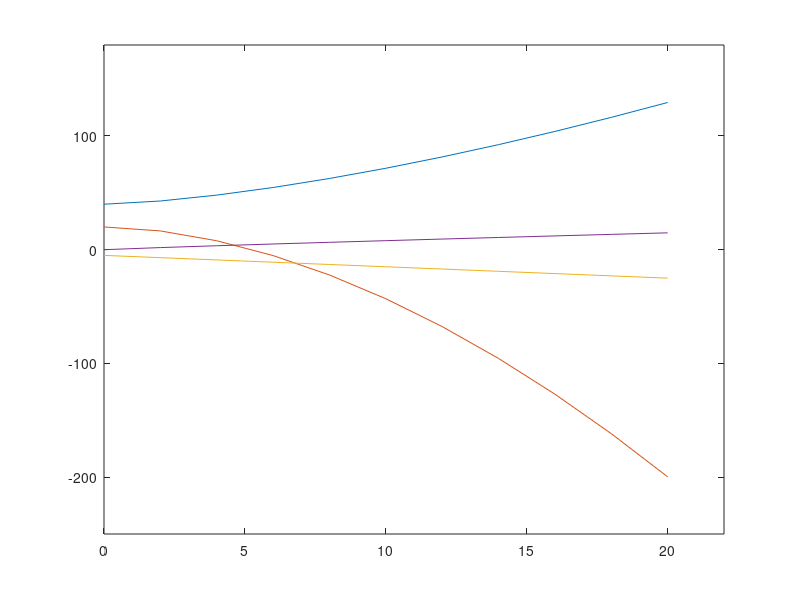
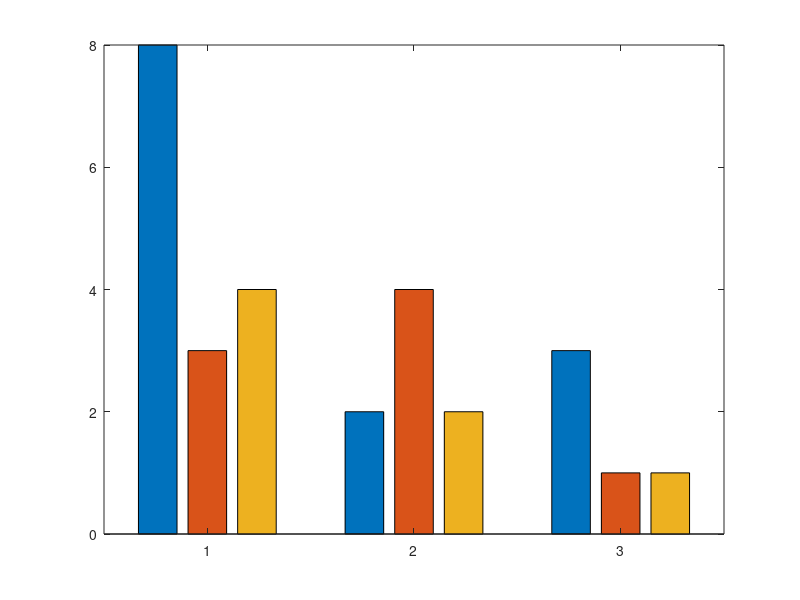
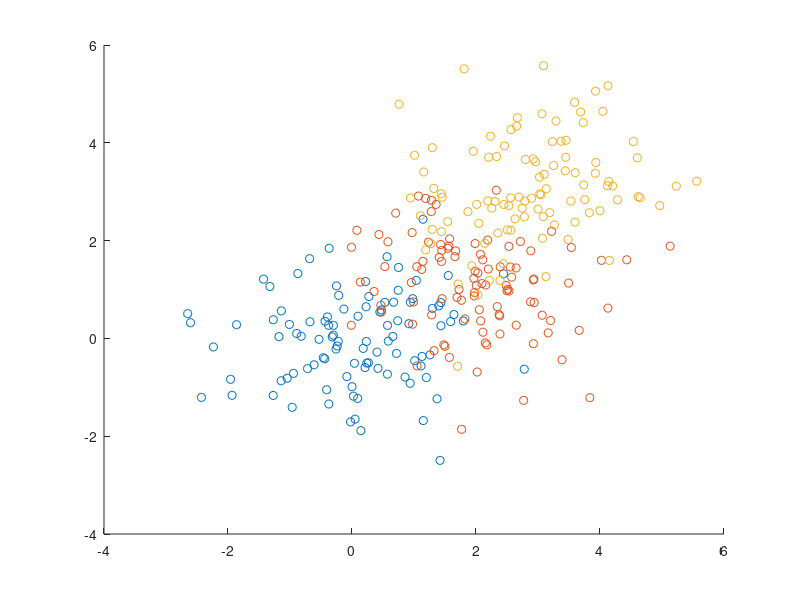
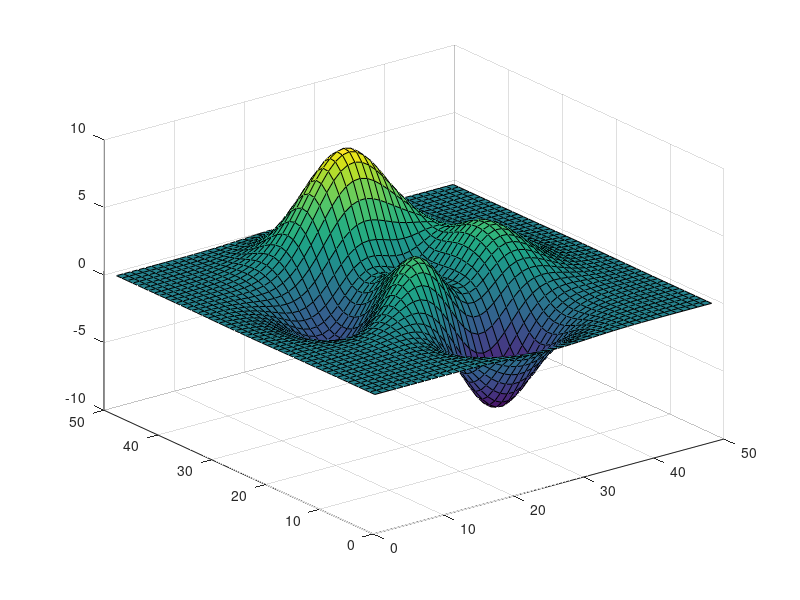

Write MATLAB code to recreate these figures, in order.
close all
figure(1)
x = 0:2:20;
plot(x,40+x.^1.5,x,20-x.^1.8,x,-5-x,x,x.^0.9)
axis([0 22 -250 180])

figure(2)
bar([8 3 4;2 4 2; 3 1 1])

figure(3)

scatter(randn(100,1),randn(100,1))
hold on
scatter(2+randn(100,1),1+randn(100,1))
scatter(3+randn(100,1),3+randn(100,1))

figure(4)
surf(peaks)


